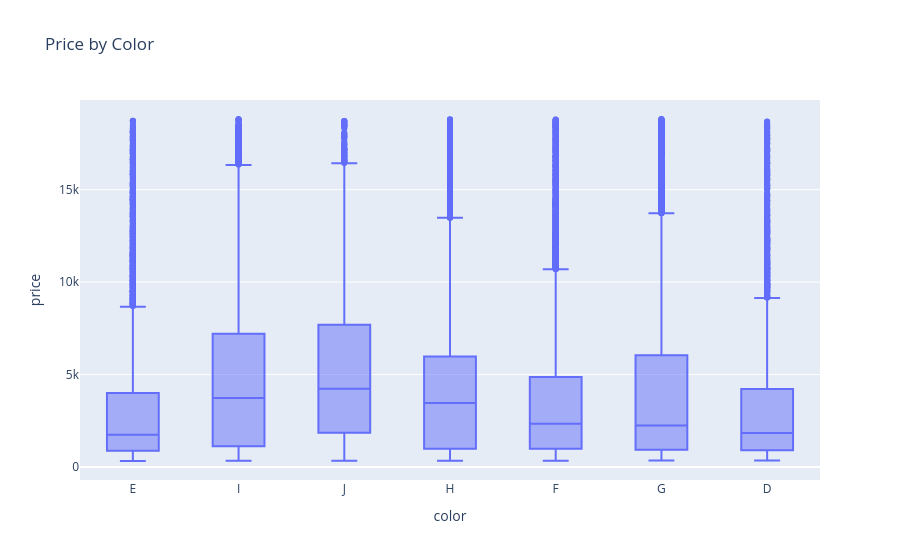

Notebook source saved alongside this figure:
### Code cell
# EDA: Color vs Price
plt.figure(figsize=(10,6))
sns.boxplot(data=df, x='color', y='price')
plt.title('Price by Color')
plt.savefig('../viz/color_price_box.png')
plt.show()

### Figure 1 — Plotly figure (JSON) as saved in the notebook; plotly's stock layout.template omitted (floating-point values rounded to 4 significant figures; data arrays with more than 128 entries replaced by an {"elided": "..."} marker saying what was removed)
{"data": [{"alignmentgroup": "True", "hovertemplate": "color=%{x}<br>price=%{y}<extra></extra>", "legendgroup": "", "marker": {"color": "#636efa"}, "name": "", "notched": false, "offsetgroup": "", "orientation": "v", "showlegend": false, "type": "box", "x": {"elided": "53940 str values"}, "x0": " ", "xaxis": "x", "y": {"elided": "53940 int values"}, "y0": " ", "yaxis": "y"}], "layout": {"boxmode": "group", "legend": {"tracegroupgap": 0}, "title": {"text": "Price by Color"}, "xaxis": {"anchor": "y", "domain": [0, 1], "title": {"text": "color"}}, "yaxis": {"anchor": "x", "domain": [0, 1], "title": {"text": "price"}}}}
